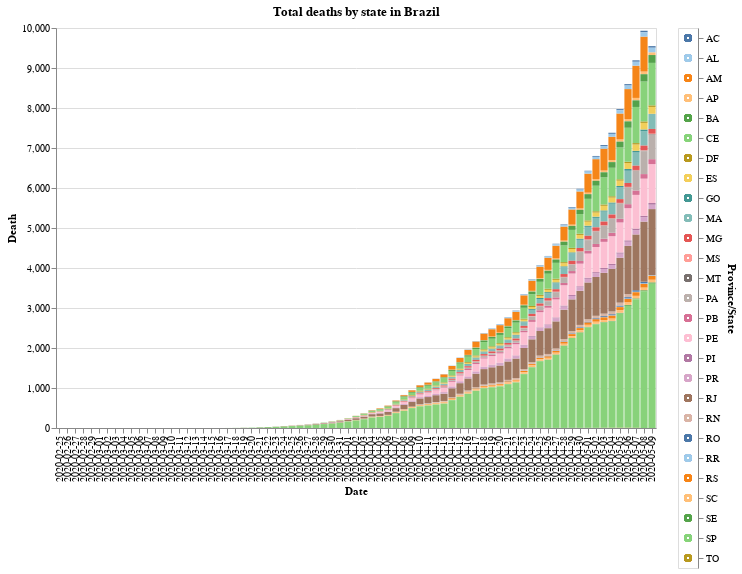

Notebook code cell kept with this figure:
### Code cell
#hide_input
input_dropdown = alt.binding_select(options=df[STATE_COLUMN].unique())
selection1 = alt.selection_single(fields=[STATE_COLUMN], bind=input_dropdown, name=' ')
selection2 = alt.selection_multi(fields=[STATE_COLUMN], on='mouseover')
color = alt.condition(selection1 | selection2,
                    alt.Color(STATE_COLUMN+':N', scale=alt.Scale(scheme='tableau20'), legend=None),
                    alt.value('lightgray'))

chart = alt.Chart(df).mark_bar().encode(
    x=alt.X(DATE_COLUMN+':O', axis=alt.Axis(title=DATE_COLUMN)),
    y=alt.Y(DEATH_COLUMN, axis=alt.Axis(title=DEATH_COLUMN)),
    color=color,
    tooltip=[DATE_COLUMN, STATE_COLUMN, DEATH_COLUMN],
    order=alt.Order(
    STATE_COLUMN,
    sort='descending'
    )
).properties(
    title='Total deaths by state in Brazil'
).add_selection(
    selection1, selection2
).transform_filter(
    selection1
)

legend = alt.Chart(df).mark_point().encode(
    y=alt.Y(STATE_COLUMN+':N', axis=alt.Axis(orient='right')),
    color=color
).add_selection(
    selection1, selection2
)

chart.properties(width=CHART_WIDTH, height=CHART_HEIGHT) | legend

### Figure 1 — Vega-Lite specification as saved in the notebook (floating-point values rounded to 4 significant figures; data arrays with more than 128 entries replaced by an {"elided": "..."} marker saying what was removed)
{"config": {"view": {"continuousWidth": 400, "continuousHeight": 300}}, "hconcat": [{"mark": "bar", "encoding": {"color": {"condition": {"type": "nominal", "field": "Province/State", "legend": null, "scale": {"scheme": "tableau20"}, "selection": {"or": [" ", "selector002"]}}, "value": "lightgray"}, "order": {"type": "nominal", "field": "Province/State", "sort": "descending"}, "tooltip": [{"type": "nominal", "field": "Date"}, {"type": "nominal", "field": "Province/State"}, {"type": "quantitative", "field": "Death"}], "x": {"type": "ordinal", "axis": {"title": "Date"}, "field": "Date"}, "y": {"type": "quantitative", "axis": {"title": "Death"}, "field": "Death"}}, "height": 400, "selection": {" ": {"type": "single", "fields": ["Province/State"], "bind": {"input": "select", "options": ["SE", "TO", "AC", "RR", "RS", "SC", "SP", "RO", "RN", "RJ", "PR", "PI", "PE", "PB", "MT", "PA", "MS", "MA", "MG", "GO", "ES", "DF", "CE", "AP", "AM", "BA", "AL"]}}, "selector002": {"type": "multi", "fields": ["Province/State"], "on": "mouseover"}}, "title": "Total deaths by state in Brazil", "transform": [{"filter": {"selection": " "}}], "width": 600}, {"mark": "point", "encoding": {"color": {"condition": {"type": "nominal", "field": "Province/State", "legend": null, "scale": {"scheme": "tableau20"}, "selection": {"or": [" ", "selector002"]}}, "value": "lightgray"}, "y": {"type": "nominal", "axis": {"orient": "right"}, "field": "Province/State"}}, "selection": {" ": {"type": "single", "fields": ["Province/State"], "bind": {"input": "select", "options": ["SE", "TO", "AC", "RR", "RS", "SC", "SP", "RO", "RN", "RJ", "PR", "PI", "PE", "PB", "MT", "PA", "MS", "MA", "MG", "GO", "ES", "DF", "CE", "AP", "AM", "BA", "AL"]}}, "selector002": {"type": "multi", "fields": ["Province/State"], "on": "mouseover"}}}], "data": {"name": "data-2eaa59fe8240d9b1fb8eb9b05dbbbc46"}, "$schema": "https://vega.github.io/schema/vega-lite/v4.8.1.json", "datasets": {"data-2eaa59fe8240d9b1fb8eb9b05dbbbc46": {"elided": "1507 records"}}}
